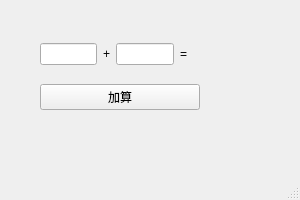
<?xml version="1.0" encoding="UTF-8"?>
<ui version="4.0">
 <class>MainWindow</class>
 <widget class="QMainWindow" name="MainWindow">
  <property name="geometry">
   <rect>
    <x>0</x>
    <y>0</y>
    <width>300</width>
    <height>200</height>
   </rect>
  </property>
  <property name="windowTitle">
   <string>MainWindow</string>
  </property>
  <widget class="QWidget" name="centralwidget">
   <widget class="QWidget" name="verticalLayoutWidget">
    <property name="geometry">
     <rect>
      <x>40</x>
      <y>30</y>
      <width>160</width>
      <height>80</height>
     </rect>
    </property>
    <layout class="QVBoxLayout" name="verticalLayout">
     <item>
      <layout class="QHBoxLayout" name="horizontalLayout">
       <item>
        <widget class="QLineEdit" name="lineEdit_left_value"/>
       </item>
       <item>
        <widget class="QLabel" name="label_add">
         <property name="text">
          <string>+</string>
         </property>
        </widget>
       </item>
       <item>
        <widget class="QLineEdit" name="lineEdit_right_value"/>
       </item>
       <item>
        <widget class="QLabel" name="label_equal">
         <property name="text">
          <string>=</string>
         </property>
        </widget>
       </item>
       <item>
        <widget class="QLabel" name="label_answer">
         <property name="text">
          <string/>
         </property>
        </widget>
       </item>
      </layout>
     </item>
     <item>
      <widget class="QPushButton" name="button_add">
       <property name="text">
        <string>加算</string>
       </property>
      </widget>
     </item>
    </layout>
   </widget>
  </widget>
  <widget class="QMenuBar" name="menubar">
   <property name="geometry">
    <rect>
     <x>0</x>
     <y>0</y>
     <width>300</width>
     <height>22</height>
    </rect>
   </property>
  </widget>
  <widget class="QStatusBar" name="statusbar"/>
 </widget>
 <resources/>
 <connections/>
</ui>
